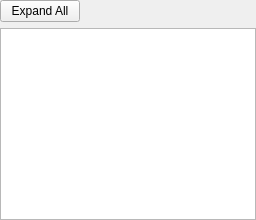
<?xml version="1.0" encoding="UTF-8"?>
<ui version="4.0">
 <class>StructDataView</class>
 <widget class="QWidget" name="StructDataView">
  <layout class="QVBoxLayout" name="structDataViewLayout">
   <property name="leftMargin">
    <number>0</number>
   </property>
   <property name="topMargin">
    <number>0</number>
   </property>
   <property name="rightMargin">
    <number>0</number>
   </property>
   <property name="bottomMargin">
    <number>0</number>
   </property>
   <item>
    <layout class="QHBoxLayout" name="structDataToolbarLayout">
     <item>
      <widget class="QPushButton" name="expandCollapseAllButton">
       <property name="text">
        <string>Expand All</string>
       </property>
      </widget>
     </item>
     <item>
      <spacer name="structDataToolbarSpacer">
       <property name="orientation">
        <enum>Qt::Horizontal</enum>
       </property>
       <property name="sizeHint" stdset="0">
        <size>
         <width>40</width>
         <height>20</height>
        </size>
       </property>
      </spacer>
     </item>
    </layout>
   </item>
   <item>
    <widget class="QTreeView" name="structDataTreeView">
     <property name="alternatingRowColors">
      <bool>true</bool>
     </property>
     <property name="rootIsDecorated">
      <bool>true</bool>
     </property>
     <attribute name="headerVisible">
      <bool>true</bool>
     </attribute>
    </widget>
   </item>
  </layout>
 </widget>
 <resources/>
 <connections/>
</ui>
